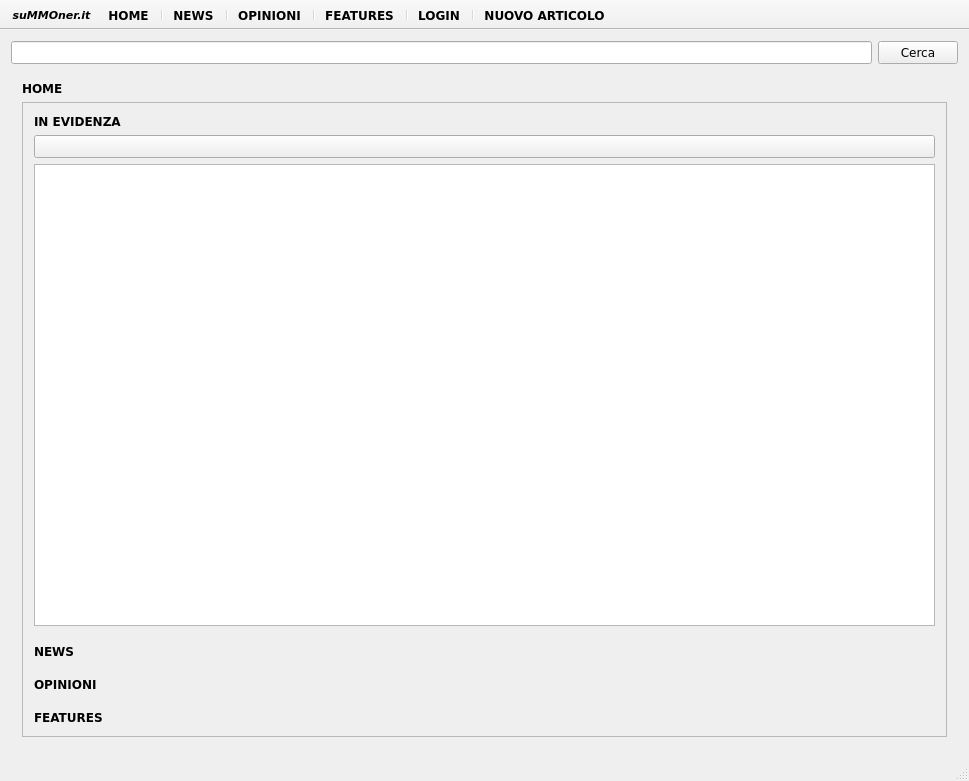
<?xml version="1.0" encoding="UTF-8"?>
<ui version="4.0">
 <class>MainWindow</class>
 <widget class="QMainWindow" name="MainWindow">
  <property name="geometry">
   <rect>
    <x>0</x>
    <y>0</y>
    <width>969</width>
    <height>781</height>
   </rect>
  </property>
  <property name="minimumSize">
   <size>
    <width>881</width>
    <height>538</height>
   </size>
  </property>
  <property name="font">
   <font>
    <family>Verdana</family>
   </font>
  </property>
  <property name="windowTitle">
   <string>suMMOner</string>
  </property>
  <widget class="QWidget" name="centralWidget">
   <layout class="QVBoxLayout" name="verticalLayout_3">
    <item>
     <layout class="QHBoxLayout" name="horizontalLayoutSearch_2">
      <item>
       <widget class="QLineEdit" name="searchBox"/>
      </item>
      <item>
       <widget class="QPushButton" name="searchButton">
        <property name="text">
         <string>Cerca</string>
        </property>
       </widget>
      </item>
     </layout>
    </item>
    <item>
     <widget class="QStackedWidget" name="stackedWidget">
      <property name="currentIndex">
       <number>0</number>
      </property>
      <widget class="QWidget" name="homePage">
       <layout class="QVBoxLayout" name="verticalLayout_4">
        <item>
         <widget class="QLabel" name="labelHome">
          <property name="font">
           <font>
            <weight>75</weight>
            <bold>true</bold>
           </font>
          </property>
          <property name="text">
           <string>HOME</string>
          </property>
         </widget>
        </item>
        <item>
         <widget class="QScrollArea" name="scrollArea">
          <property name="widgetResizable">
           <bool>true</bool>
          </property>
          <widget class="QWidget" name="scrollAreaWidgetContents_2">
           <property name="geometry">
            <rect>
             <x>0</x>
             <y>0</y>
             <width>914</width>
             <height>603</height>
            </rect>
           </property>
           <layout class="QVBoxLayout" name="verticalLayout_2">
            <item>
             <layout class="QVBoxLayout" name="verticalLayout_Featured_2">
              <property name="sizeConstraint">
               <enum>QLayout::SetDefaultConstraint</enum>
              </property>
              <item>
               <widget class="QLabel" name="label_Featured_2">
                <property name="font">
                 <font>
                  <weight>75</weight>
                  <bold>true</bold>
                 </font>
                </property>
                <property name="text">
                 <string>IN EVIDENZA</string>
                </property>
               </widget>
              </item>
              <item>
               <widget class="QPushButton" name="pushButton_TitleFeatured">
                <property name="font">
                 <font>
                  <family>Verdana</family>
                  <weight>75</weight>
                  <bold>true</bold>
                 </font>
                </property>
                <property name="text">
                 <string/>
                </property>
               </widget>
              </item>
              <item>
               <widget class="QTextBrowser" name="textBrowser_Featured_2">
                <property name="enabled">
                 <bool>true</bool>
                </property>
                <property name="minimumSize">
                 <size>
                  <width>0</width>
                  <height>400</height>
                 </size>
                </property>
                <property name="verticalScrollBarPolicy">
                 <enum>Qt::ScrollBarAsNeeded</enum>
                </property>
                <property name="html">
                 <string>&lt;!DOCTYPE HTML PUBLIC &quot;-//W3C//DTD HTML 4.0//EN&quot; &quot;http://www.w3.org/TR/REC-html40/strict.dtd&quot;&gt;
&lt;html&gt;&lt;head&gt;&lt;meta name=&quot;qrichtext&quot; content=&quot;1&quot; /&gt;&lt;style type=&quot;text/css&quot;&gt;
p, li { white-space: pre-wrap; }
&lt;/style&gt;&lt;/head&gt;&lt;body style=&quot; font-family:'Verdana'; font-size:8.25pt; font-weight:400; font-style:normal;&quot;&gt;
&lt;p style=&quot;-qt-paragraph-type:empty; margin-top:0px; margin-bottom:0px; margin-left:0px; margin-right:0px; -qt-block-indent:0; text-indent:0px; font-size:8pt;&quot;&gt;&lt;br /&gt;&lt;/p&gt;&lt;/body&gt;&lt;/html&gt;</string>
                </property>
                <property name="openExternalLinks">
                 <bool>true</bool>
                </property>
               </widget>
              </item>
             </layout>
            </item>
            <item>
             <spacer name="verticalSpacer_4">
              <property name="orientation">
               <enum>Qt::Vertical</enum>
              </property>
              <property name="sizeType">
               <enum>QSizePolicy::Fixed</enum>
              </property>
              <property name="sizeHint" stdset="0">
               <size>
                <width>0</width>
                <height>12</height>
               </size>
              </property>
             </spacer>
            </item>
            <item>
             <widget class="QLabel" name="label_News_2">
              <property name="font">
               <font>
                <weight>75</weight>
                <bold>true</bold>
               </font>
              </property>
              <property name="text">
               <string>NEWS</string>
              </property>
             </widget>
            </item>
            <item>
             <layout class="QHBoxLayout" name="horizontalLayout_News_2"/>
            </item>
            <item>
             <spacer name="verticalSpacer_5">
              <property name="orientation">
               <enum>Qt::Vertical</enum>
              </property>
              <property name="sizeType">
               <enum>QSizePolicy::Fixed</enum>
              </property>
              <property name="sizeHint" stdset="0">
               <size>
                <width>0</width>
                <height>12</height>
               </size>
              </property>
             </spacer>
            </item>
            <item>
             <widget class="QLabel" name="label_Opinions_2">
              <property name="font">
               <font>
                <weight>75</weight>
                <bold>true</bold>
               </font>
              </property>
              <property name="text">
               <string>OPINIONI</string>
              </property>
             </widget>
            </item>
            <item>
             <layout class="QHBoxLayout" name="horizontalLayout_Opinions_2"/>
            </item>
            <item>
             <spacer name="verticalSpacer_6">
              <property name="orientation">
               <enum>Qt::Vertical</enum>
              </property>
              <property name="sizeType">
               <enum>QSizePolicy::Fixed</enum>
              </property>
              <property name="sizeHint" stdset="0">
               <size>
                <width>0</width>
                <height>12</height>
               </size>
              </property>
             </spacer>
            </item>
            <item>
             <widget class="QLabel" name="label_Features_2">
              <property name="font">
               <font>
                <weight>75</weight>
                <bold>true</bold>
               </font>
              </property>
              <property name="text">
               <string>FEATURES</string>
              </property>
             </widget>
            </item>
            <item>
             <layout class="QHBoxLayout" name="horizontalLayout_Features_2"/>
            </item>
           </layout>
          </widget>
         </widget>
        </item>
       </layout>
      </widget>
      <widget class="QWidget" name="newsPage">
       <layout class="QVBoxLayout" name="verticalLayout_5">
        <item>
         <widget class="QLabel" name="label_newsPage">
          <property name="font">
           <font>
            <weight>75</weight>
            <bold>true</bold>
           </font>
          </property>
          <property name="text">
           <string>ARCHIVIO NEWS</string>
          </property>
         </widget>
        </item>
        <item>
         <layout class="QVBoxLayout" name="verticalLayout_NewsPage"/>
        </item>
       </layout>
      </widget>
      <widget class="QWidget" name="opinionsPage">
       <layout class="QVBoxLayout" name="verticalLayout_6">
        <item>
         <widget class="QLabel" name="label_opinionsPage">
          <property name="font">
           <font>
            <weight>75</weight>
            <bold>true</bold>
           </font>
          </property>
          <property name="text">
           <string>ARCHIVIO OPINIONI</string>
          </property>
         </widget>
        </item>
        <item>
         <layout class="QVBoxLayout" name="verticalLayout_OpinionsPage"/>
        </item>
       </layout>
      </widget>
      <widget class="QWidget" name="featuresPage">
       <layout class="QVBoxLayout" name="verticalLayout_7">
        <item>
         <widget class="QLabel" name="label_featuresPage">
          <property name="font">
           <font>
            <weight>75</weight>
            <bold>true</bold>
           </font>
          </property>
          <property name="text">
           <string>ARCHIVIO FEATURES</string>
          </property>
         </widget>
        </item>
        <item>
         <layout class="QVBoxLayout" name="verticalLayout_FeaturesPage"/>
        </item>
       </layout>
      </widget>
      <widget class="QWidget" name="searchResultsPage">
       <layout class="QVBoxLayout" name="verticalLayout_9">
        <item>
         <widget class="QLabel" name="label_searchResults">
          <property name="font">
           <font>
            <weight>75</weight>
            <bold>true</bold>
           </font>
          </property>
          <property name="text">
           <string>RISULTATI DELLA RICERCA</string>
          </property>
         </widget>
        </item>
        <item>
         <layout class="QVBoxLayout" name="verticalLayout_SearchResults"/>
        </item>
       </layout>
      </widget>
     </widget>
    </item>
   </layout>
  </widget>
  <widget class="QMenuBar" name="menuBar">
   <property name="geometry">
    <rect>
     <x>0</x>
     <y>0</y>
     <width>969</width>
     <height>21</height>
    </rect>
   </property>
  </widget>
  <widget class="QToolBar" name="mainToolBar">
   <property name="enabled">
    <bool>true</bool>
   </property>
   <property name="font">
    <font>
     <weight>75</weight>
     <bold>true</bold>
    </font>
   </property>
   <property name="movable">
    <bool>false</bool>
   </property>
   <property name="iconSize">
    <size>
     <width>111</width>
     <height>49</height>
    </size>
   </property>
   <property name="toolButtonStyle">
    <enum>Qt::ToolButtonTextUnderIcon</enum>
   </property>
   <property name="floatable">
    <bool>true</bool>
   </property>
   <attribute name="toolBarArea">
    <enum>TopToolBarArea</enum>
   </attribute>
   <attribute name="toolBarBreak">
    <bool>false</bool>
   </attribute>
   <addaction name="actionLogo"/>
   <addaction name="actionHome"/>
   <addaction name="separator"/>
   <addaction name="actionNews"/>
   <addaction name="separator"/>
   <addaction name="actionOpinioni"/>
   <addaction name="separator"/>
   <addaction name="actionFeatures"/>
   <addaction name="separator"/>
   <addaction name="actionLogIn"/>
   <addaction name="separator"/>
   <addaction name="actionNuovoArticolo"/>
  </widget>
  <widget class="QStatusBar" name="statusBar"/>
  <action name="actionHome">
   <property name="icon">
    <iconset>
     <normaloff>icons/monument46.png</normaloff>icons/monument46.png</iconset>
   </property>
   <property name="text">
    <string>Home</string>
   </property>
   <property name="iconText">
    <string>HOME</string>
   </property>
   <property name="toolTip">
    <string>Go back to Home</string>
   </property>
   <property name="font">
    <font>
     <family>Verdana</family>
     <weight>75</weight>
     <italic>false</italic>
     <bold>true</bold>
     <underline>false</underline>
     <strikeout>false</strikeout>
     <kerning>true</kerning>
    </font>
   </property>
   <property name="visible">
    <bool>true</bool>
   </property>
   <property name="iconVisibleInMenu">
    <bool>true</bool>
   </property>
  </action>
  <action name="actionNews">
   <property name="icon">
    <iconset>
     <normaloff>icons/diploma.png</normaloff>icons/diploma.png</iconset>
   </property>
   <property name="text">
    <string>News</string>
   </property>
   <property name="iconText">
    <string>NEWS</string>
   </property>
   <property name="toolTip">
    <string>Go to the News section</string>
   </property>
  </action>
  <action name="actionOpinioni">
   <property name="icon">
    <iconset>
     <normaloff>icons/poetry.png</normaloff>icons/poetry.png</iconset>
   </property>
   <property name="text">
    <string>Opinioni</string>
   </property>
   <property name="iconText">
    <string>OPINIONI</string>
   </property>
   <property name="toolTip">
    <string>Go to the Opinion section</string>
   </property>
  </action>
  <action name="actionFeatures">
   <property name="icon">
    <iconset>
     <normaloff>icons/message53.png</normaloff>icons/message53.png</iconset>
   </property>
   <property name="text">
    <string>Features</string>
   </property>
   <property name="iconText">
    <string>FEATURES</string>
   </property>
   <property name="toolTip">
    <string>Go to the Features list section</string>
   </property>
  </action>
  <action name="actionLogIn">
   <property name="icon">
    <iconset>
     <normaloff>icons/login17.png</normaloff>icons/login17.png</iconset>
   </property>
   <property name="text">
    <string>logIn</string>
   </property>
   <property name="iconText">
    <string>LOGIN</string>
   </property>
   <property name="toolTip">
    <string>Login in to leave comments</string>
   </property>
  </action>
  <action name="actionNuovoArticolo">
   <property name="enabled">
    <bool>true</bool>
   </property>
   <property name="icon">
    <iconset>
     <normaloff>icons/add139.png</normaloff>icons/add139.png</iconset>
   </property>
   <property name="text">
    <string>NUOVO ARTICOLO</string>
   </property>
  </action>
  <action name="actionLogo">
   <property name="enabled">
    <bool>true</bool>
   </property>
   <property name="icon">
    <iconset>
     <normaloff>icons/logo_summoner_app.png</normaloff>icons/logo_summoner_app.png</iconset>
   </property>
   <property name="text">
    <string>suMMOner.it</string>
   </property>
   <property name="toolTip">
    <string>Apri www.suMMOner.it nel browser</string>
   </property>
   <property name="font">
    <font>
     <pointsize>8</pointsize>
     <italic>true</italic>
     <underline>false</underline>
     <strikeout>false</strikeout>
     <kerning>true</kerning>
    </font>
   </property>
   <property name="autoRepeat">
    <bool>true</bool>
   </property>
   <property name="visible">
    <bool>true</bool>
   </property>
   <property name="iconVisibleInMenu">
    <bool>false</bool>
   </property>
  </action>
 </widget>
 <layoutdefault spacing="6" margin="11"/>
 <resources/>
 <connections/>
</ui>
